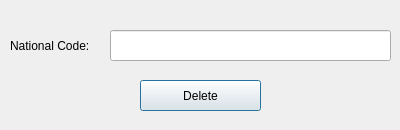
<?xml version="1.0" encoding="UTF-8"?>
<ui version="4.0">
 <class>removeLibrarian</class>
 <widget class="QDialog" name="removeLibrarian">
  <property name="geometry">
   <rect>
    <x>0</x>
    <y>0</y>
    <width>400</width>
    <height>130</height>
   </rect>
  </property>
  <property name="windowTitle">
   <string>Remove User</string>
  </property>
  <widget class="QLineEdit" name="nationalCodeTxt">
   <property name="geometry">
    <rect>
     <x>110</x>
     <y>30</y>
     <width>281</width>
     <height>31</height>
    </rect>
   </property>
  </widget>
  <widget class="QLabel" name="label">
   <property name="geometry">
    <rect>
     <x>10</x>
     <y>30</y>
     <width>101</width>
     <height>31</height>
    </rect>
   </property>
   <property name="text">
    <string>National Code:</string>
   </property>
  </widget>
  <widget class="QPushButton" name="deleteBtn">
   <property name="geometry">
    <rect>
     <x>140</x>
     <y>80</y>
     <width>121</width>
     <height>31</height>
    </rect>
   </property>
   <property name="text">
    <string>Delete</string>
   </property>
  </widget>
 </widget>
 <resources/>
 <connections/>
</ui>
